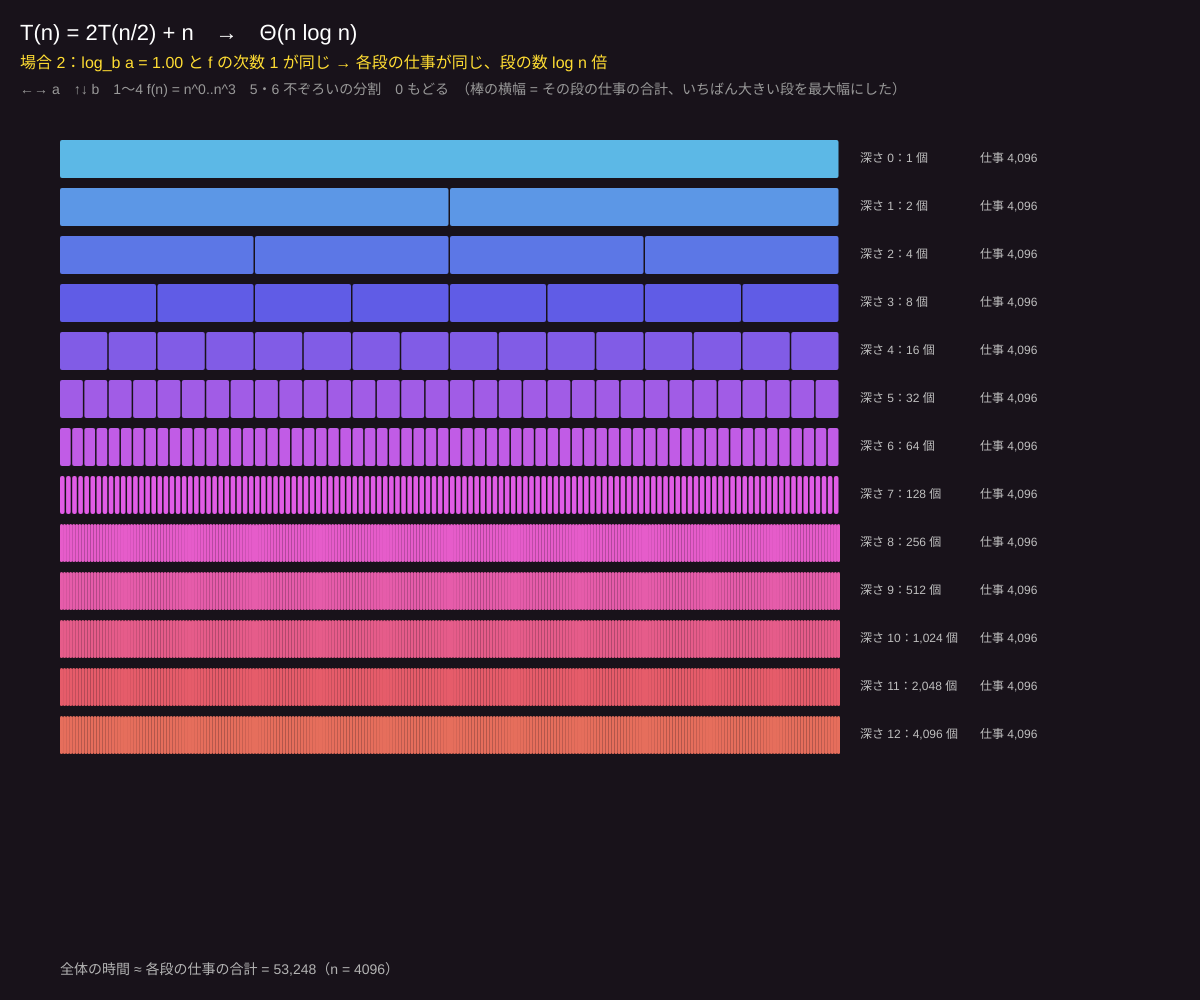
Frame 1 (no input)
Frame 60 (no input): identical to frame 1, image omitted
Frame 120 (the mouse pressed at the canvas centre since frame 60): identical to frame 1, image omitted

The p5.js sketch that drew this single still picture (run headless with seeded random() and noise() and a simulated clock; from frame 60 on, the mouse is pressed at the canvas centre):

// p5.js sketch
// ── sketch.js
// ============================================
// 05 再帰木とマスター定理
// 分割統治の計算時間 T(n) = a·T(n/b) + f(n) を「木」で描く。各段の横幅 = その段の仕事量
// 段ごとに仕事が減る → 根（いちばん上）が支配。同じ → 段の数 log n 倍。増える → 葉（いちばん下）が支配
// これがマスター定理の 3 つの場合。5・6 は分け方が不ぞろいな場合（アクラ＝バッジの方法）
// ←→：a（いくつに分けるか）　↑↓：b（何分の 1 にするか）　1〜4：f(n) = 1, n, n², n³
// 5：T(n/3)+T(2n/3)+n　6：T(n/2)+T(n/4)+n　0：a・b の設定にもどる
// ============================================

let A = 2, B = 2, D = 1;     // ★ T(n) = A·T(n/B) + n^D
let ab = 0;                  // 0 = マスター定理、5・6 = 不ぞろいの分割
let N = 4096;                // ★ 木を描くときの n

function setup() {
  createCanvas(windowWidth, windowHeight);
  colorMode(HSB, 360, 100, 100, 100);
}

function f(sz) { return Math.pow(max(sz, 1), D); }

// 段ごとのノード（大きさの列）を作る。数が多すぎるときは「同じ大きさが count 個」でまとめる
function levelsOf() {
  let levels = [];
  if (ab === 0) {
    let depth = 0, size = N;
    while (size >= 1 && depth < 14) {
      levels.push([{ size, count: Math.pow(A, depth) }]);
      size /= B; depth++;
    }
  } else {
    let parts = ab === 5 ? [1 / 3, 2 / 3] : [1 / 2, 1 / 4];
    let cur = [{ size: N, count: 1 }];
    for (let depth = 0; depth < 12 && cur.length; depth++) {
      levels.push(cur);
      let nxt = new Map();
      for (let nd of cur) for (let p of parts) {
        let s = nd.size * p;
        if (s < 1) continue;
        let key = s.toFixed(6);
        let e = nxt.get(key) || { size: s, count: 0 };
        e.count += nd.count; nxt.set(key, e);
      }
      cur = [...nxt.values()].sort((x, y) => y.size - x.size);
    }
  }
  return levels;
}

function levelCost(lv) { return lv.reduce((s, nd) => s + nd.count * (ab ? nd.size : f(nd.size)), 0); }

function draw() {
  background(285, 30, 10);
  let levels = levelsOf();
  let costs = levels.map(levelCost);
  let maxC = max(costs);
  let L = 60, W = width - 420, T = 140, rowH = min(48, (height - T - 60) / max(1, levels.length));
  for (let d = 0; d < levels.length; d++) {
    let y = T + d * rowH;
    let total = costs[d] / maxC * W;
    let x = L + (W - total) / 2;
    // 段の中の各ノードを並べる（多いときは最大 256 個に区切って描く）
    let segs = [];
    for (let nd of levels[d]) {
      let c = ab ? nd.size : f(nd.size);
      let k = min(nd.count, 256);
      for (let i = 0; i < k; i++) segs.push({ w: c * nd.count / k / maxC * W, size: nd.size });
      if (segs.length > 512) break;
    }
    for (let s of segs) {
      noStroke(); fill((200 + d * 14) % 360, 60, 90);
      rect(x, y, max(0.5, s.w - (s.w > 4 ? 1.5 : 0)), rowH - 10, 2);
      x += s.w;
    }
    fill(0, 0, 75); textSize(12); textAlign(LEFT, CENTER);
    let cnt = levels[d].reduce((s, nd) => s + nd.count, 0);
    text('深さ ' + d + '：' + fmt(cnt) + ' 個', L + W + 20, y + (rowH - 10) / 2);
    text('仕事 ' + fmt(costs[d]), L + W + 140, y + (rowH - 10) / 2);
  }
  // 結論
  let res = verdict();
  noStroke(); fill(0, 0, 100); textAlign(LEFT, BASELINE); textSize(22);
  text(formula() + '　→　' + res.ans, 20, 40);
  fill(50, 80, 100); textSize(16); text(res.why, 20, 68);
  fill(0, 0, 60); textSize(14);
  text('←→ a　↑↓ b　1〜4 f(n) = n^0..n^3　5・6 不ぞろいの分割　0 もどる　（棒の横幅 = その段の仕事の合計、いちばん大きい段を最大幅にした）', 20, 94);
  fill(0, 0, 70);
  text('全体の時間 ≈ 各段の仕事の合計 = ' + fmt(costs.reduce((s, c) => s + c, 0)) + '（n = ' + N + '）', L, height - 26);
}

function formula() {
  if (ab === 5) return 'T(n) = T(n/3) + T(2n/3) + n';
  if (ab === 6) return 'T(n) = T(n/2) + T(n/4) + n';
  let fs = ['1', 'n', 'n²', 'n³'][D];
  return 'T(n) = ' + (A === 1 ? '' : A) + 'T(n/' + B + ') + ' + fs;
}

function verdict() {
  if (ab) {
    // Σ a_i b_i^p = 1 を満たす p を二分法で求める
    let parts = ab === 5 ? [1 / 3, 2 / 3] : [1 / 2, 1 / 4];
    let lo = -2, hi = 4;
    for (let i = 0; i < 60; i++) { let p = (lo + hi) / 2; let s = parts.reduce((t, b) => t + Math.pow(b, p), 0); if (s > 1) lo = p; else hi = p; }
    let p = (lo + hi) / 2;
    if (abs(p - 1) < 1e-6) return { ans: 'Θ(n log n)', why: 'アクラ＝バッジ：Σ bᵢ^p = 1 となる p = 1、f(n) = n と同じ → 各段の仕事はほぼ同じ n、段の数 log n 倍' };
    if (p < 1) return { ans: 'Θ(n)', why: 'アクラ＝バッジ：p = ' + p.toFixed(3) + ' < 1 → 段ごとに仕事が減る（等比級数）、根の n が支配' };
    return { ans: 'Θ(n^' + p.toFixed(2) + ')', why: 'アクラ＝バッジ：p = ' + p.toFixed(3) + ' > 1 → 葉が支配' };
  }
  let c = Math.log(A) / Math.log(B);
  let cs = c.toFixed(2);
  if (abs(c - D) < 1e-9) return { ans: D === 0 ? 'Θ(log n)' : 'Θ(n' + (D === 1 ? '' : '^' + D) + ' log n)', why: '場合 2：log_b a = ' + cs + ' と f の次数 ' + D + ' が同じ → 各段の仕事が同じ、段の数 log n 倍' };
  if (c > D) return { ans: 'Θ(n^' + cs + ')', why: '場合 1：log_b a = ' + cs + ' > ' + D + ' → 下の段ほど仕事が増える、葉（a^(log_b n) = n^' + cs + ' 個）が支配' };
  return { ans: 'Θ(' + ['1', 'n', 'n²', 'n³'][D] + ')', why: '場合 3：log_b a = ' + cs + ' < ' + D + ' → 下の段ほど仕事が減る、根の f(n) が支配' };
}

function fmt(v) { if (v >= 1e6) { let e = floor(Math.log10(v)); return (v / Math.pow(10, e)).toFixed(1) + 'e' + e; } return round(v).toLocaleString(); }

function keyPressed() {
  if (key === RIGHT_ARROW) { A = min(9, A + 1); ab = 0; }
  if (key === LEFT_ARROW) { A = max(1, A - 1); ab = 0; }
  if (key === UP_ARROW) { B = min(4, B + 1); ab = 0; }
  if (key === DOWN_ARROW) { B = max(2, B - 1); ab = 0; }
  if (key >= '1' && key <= '4') { D = int(key) - 1; ab = 0; }
  if (key === '5' || key === '6') { ab = int(key); D = 1; }
  if (key === '0') ab = 0;
}
function windowResized() { resizeCanvas(windowWidth, windowHeight); }

// ---------- やってみよう ----------
// 1. マージソート T(n) = 2T(n/2) + n、二分探索 T(n) = T(n/2) + 1、シュトラッセン 7T(n/2) + n² を作って答えを確かめる
// 2. 8T(n/2) + n² は場合いくつ？ 横幅の変わり方で説明しよう
// 3. 5 の T(n/3) + T(2n/3) + n は、木の左右で深さがちがう。それでも各段の仕事が n になる理由は？
